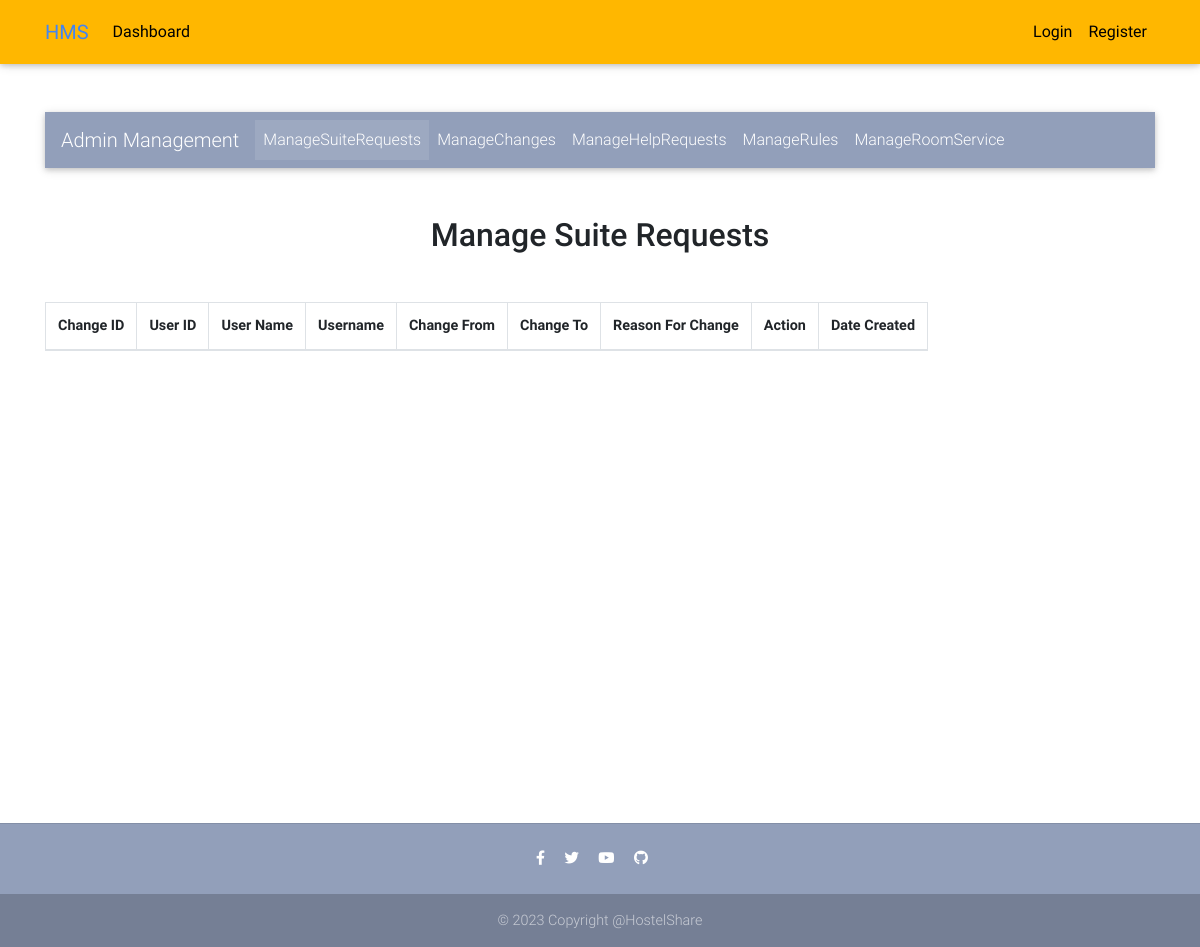
The app's page /app/manage_suite_change, older data.
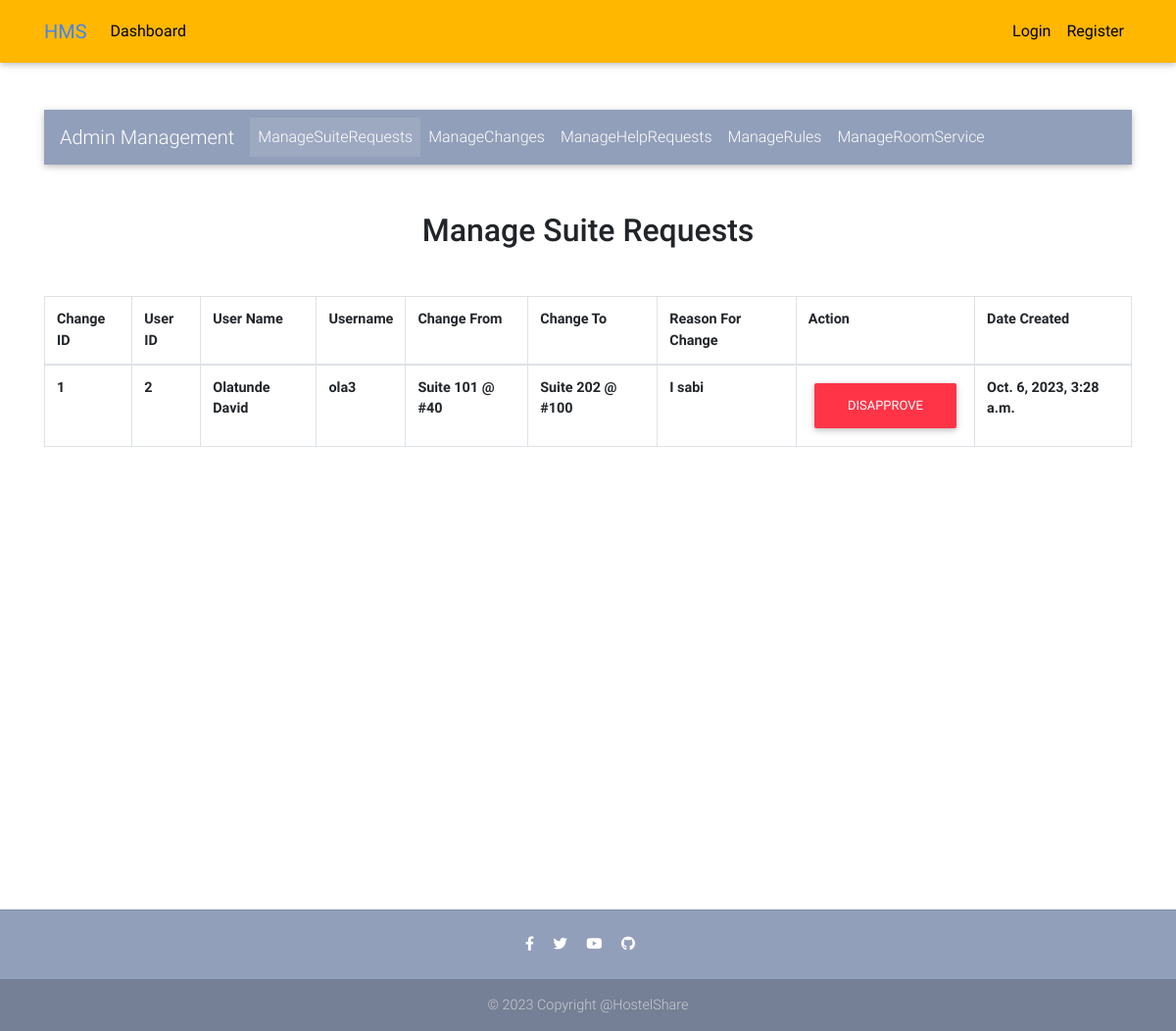
The same page, newer data.
### app_core/models.py (models this page shows, shortened)
class SuiteChange(models.Model):
    user = models.ForeignKey(User, on_delete=models.CASCADE)
    room_from = models.ForeignKey(Room, on_delete=models.CASCADE, null=True, related_name="room_from")
    room_to = models.ForeignKey(Room, on_delete=models.CASCADE, null=True, related_name="room_to")
    reason = models.TextField()
    approved = models.BooleanField(default=False)
    created_at = models.DateTimeField(auto_now = True)
    updated_at = models.DateTimeField(auto_now_add = True)

class Room(models.Model):
    user = models.ForeignKey(User, on_delete=models.CASCADE, null=True, blank=True)
    wing = models.ForeignKey(Wing, on_delete = models.CASCADE)
    package = models.ForeignKey(Package, on_delete = models.CASCADE)
    room_number = models.IntegerField(unique=True)
    room_tag = models.CharField(max_length = 10, default="NEW")
    condition = models.CharField(max_length=50)
    is_available = models.BooleanField(default=True)
    image1 = models.FileField(default="default.png")
    image2 = models.FileField(default="default.png")
    image3 = models.FileField(default="default.png")
    created_at = models.DateTimeField(auto_now = True)
    updated_at = models.DateTimeField(auto_now_add = True)

class Package(models.Model):
    name = models.CharField(max_length=20)
    description = models.CharField(max_length=20)
    charge = models.BigIntegerField()
    created_at = models.DateTimeField(auto_now = True)
    updated_at = models.DateTimeField(auto_now_add = True)

### app_core/admin_views.py (the view)
# urls.py: path("manage_suite_change", manage_suite_change, name = "manage-suite-change"),
def manage_suite_change(request):
    suit_changes = SuiteChange.objects.all()
    context = {"suit_changes":suit_changes}
    return render(request, "admin_templates/manage_suite_change.html", context)

### app_core/templates/admin_templates/manage_suite_change.html (shortened to what this page needs)
{% extends 'admin_templates/base.html' %}
{% block content %}
<br><br><br><br>
<main>
    <div class="container">
    {% include 'admin_templates/admin_nav.html' %}
    <h2 class="my-5 h2 text-center">Manage Suite Requests</h2>
        <div class="table">
            <table class="table-stripped table-hovered table-bordered">
                <thead>
                    <tr>
                        <td>Change ID</td>
                        <td>User ID</td>
                        <td>User Name</td>
                        <td>Username</td>
                        <td>Change From</td>
                        <td>Change To</td>
                        <td>Reason For Change</td>
                        <td>Action</td>
                        <td>Date Created</td>
                    </tr>
                </thead>
                <tbody>
                    {% for transfer in suit_changes %}
                    <tr>
                        <td>{{transfer.id}}</td>
                        <td>{{transfer.user.id}}</td>
                        <td>{{transfer.user.first_name}}</td>
                        <td>{{transfer.user.username}}</td>
                        <td>Suite {{transfer.room_from.room_number}} @ #{{transfer.room_from.package.charge}}</td>
                        <td>Suite {{transfer.room_to.room_number}} @ #{{transfer.room_to.package.charge}}</td>
                        <td>{{transfer.reason}}</td>
                        {% if transfer.approved %}
                        <td><a href="{% url 'app:suite-change-status' transfer.id %}" type="button" class="btn btn-danger">Disapprove</a></td>
                        {% else %}
                        <td><a href="{% url 'app:suite-change-status' transfer.id %}" type="button" class="btn btn-success">Approve</a></td>
                        {% endif %}
                        <td>{{transfer.created_at}}</td>
                    </tr>
                    {% endfor %}
                </tbody>
            </table>
        </div>
    </div>
</main>
<br><br><br><br><br><br><br><br><br><br><br><br><br><br><br><br><br><br>
{% endblock %}

Row changes from the older to the newer data that the page shows:
added SuiteChange: approved "DISAPPROVE"
